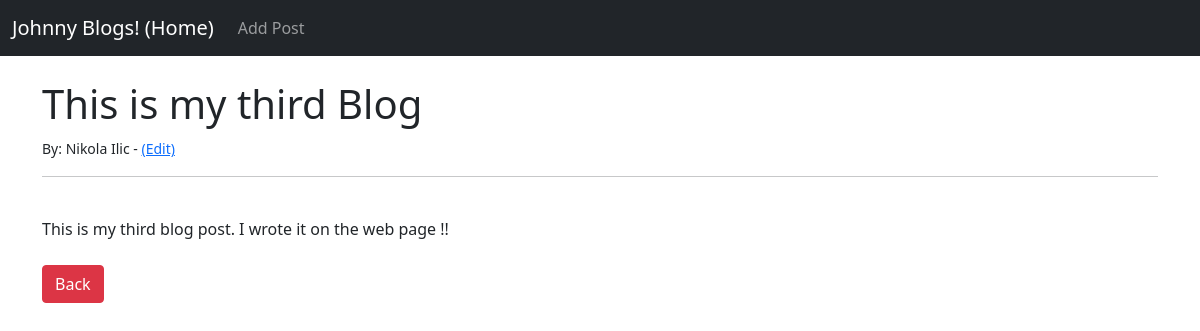
Page /article/3 on the committed database.
### myapp/models.py (models this page shows, shortened)
class Post(models.Model):
    title  = models.CharField(max_length=255)
    title_tag = models.CharField(max_length=255)
    author = models.ForeignKey(User, on_delete=models.CASCADE)
    body   = models.TextField()

### myapp/views.py (the view)
# urls.py: path('article/<int:pk>', ArticleDetailView.as_view(), name='article-detail'),
class ArticleDetailView(DetailView):
    model = Post
    template_name = 'article_details.html'

### myapp/templates/article_details.html (shortened to what this page needs)
{% extends 'base.html' %}
{% block content %}
<h1>{{ post.title }}</h1>
<small>By: {{ post.author.first_name }}  {{ post.author.last_name }} - <a href="{% url 'update_post' post.pk %}">(Edit)</a>
</small><br>
<hr>
<br>
{{ post.body }}
<br><br/>
<a href="{% url 'home' %}" class="btn btn-danger">Back</a>
{% endblock %}

### rows in the picture
Post: title "This is my third Blog", author.first_name "Nikola", author.last_name "Ilic", body "This is my third blog post. I wrote it on the web page !!"
